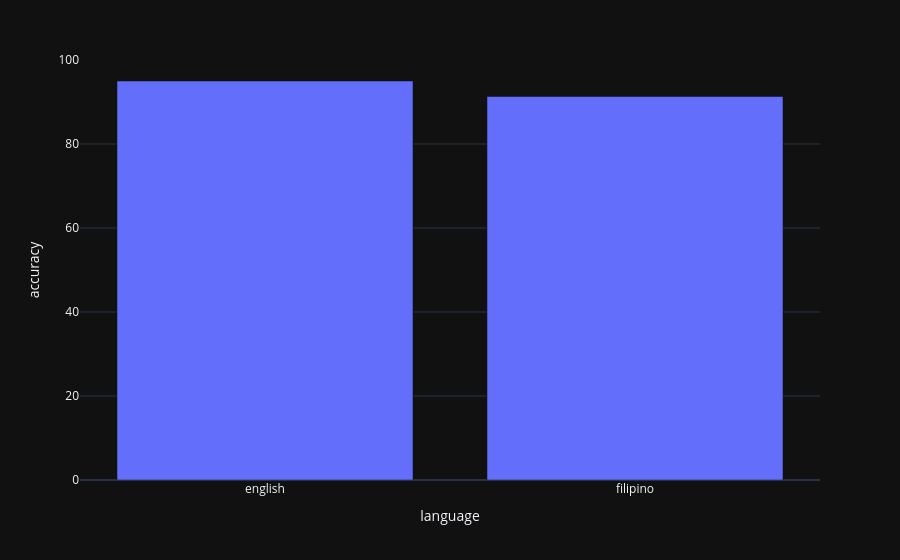

Notebook code cell kept with this figure:
### Markdown cell above
#### What is the accuracy on English and Filipino questions?

### Code cell
language_accuracy = (
    df.groupby('language')['is_correct']
    .mean()
    .mul(100)
    .astype(float)
    .reset_index(name='accuracy')
    .round(2)
)

fig = px.bar(
    language_accuracy,
    x='language',
    y='accuracy',
)

fig.show()

### Figure 1 — Plotly figure (JSON) as saved in the notebook; plotly's stock layout.template omitted (floating-point values rounded to 4 significant figures)
{"data": [{"hovertemplate": "language=%{x}<br>accuracy=%{y}<extra></extra>", "legendgroup": "", "marker": {"color": "#636efa", "pattern": {"shape": ""}}, "name": "", "orientation": "v", "showlegend": false, "textposition": "auto", "type": "bar", "x": ["english", "filipino"], "xaxis": "x", "y": [95.0, 91.32], "yaxis": "y"}], "layout": {"barmode": "relative", "legend": {"tracegroupgap": 0}, "margin": {"t": 60}, "xaxis": {"anchor": "y", "domain": [0, 1], "title": {"text": "language"}}, "yaxis": {"anchor": "x", "domain": [0, 1], "title": {"text": "accuracy"}}}}
